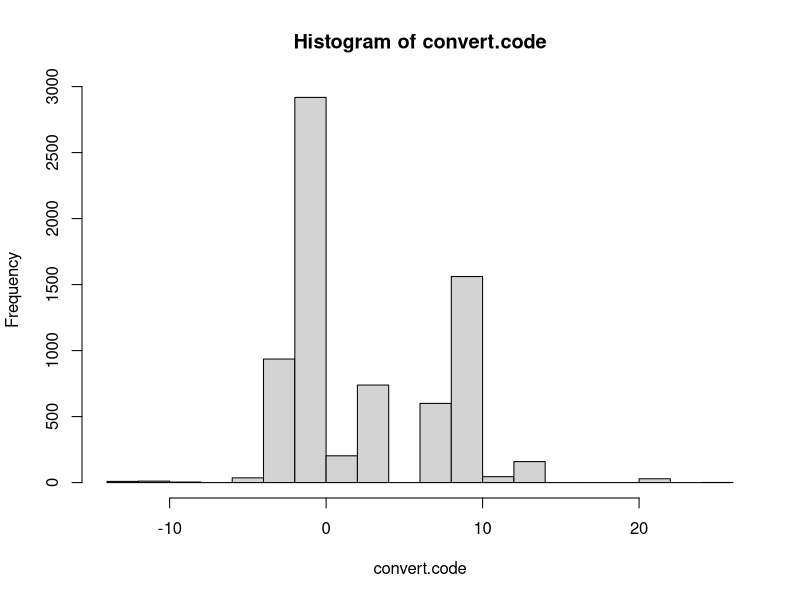

R code for this plot:
#Breaking down vegetation conversions

#####Preprocessing#####
modern.raw<-read.csv("Modern_vegetation_UTM.csv", skip=7)
paleo.raw<-read.csv("Paleo_vegetation_UTM_v2.csv", skip=7)

#clip off extra envi line
modern.dat<-modern.raw[2:nrow(modern.raw),] 
paleo.dat<-paleo.raw[2:nrow(paleo.raw),]

#Fill value places in paleo data where there is no modern vegetation; column 7 is the veg code
modern.veg<-modern.dat
modern.veg[paleo.dat[,7]==0,7]<-9999 

#Reassign 0s in paleo dat to fill
paleo.veg<-paleo.dat
paleo.veg[paleo.dat[,7]==0,7]<-9999

#Index of places where there is modern data (0) or modern veg does not fit 6 main categories 
# MODIS codes (EG[1],DC[4],MX[5],CR[12],MO[14], UR[13])
no.mod<-which(modern.veg[,7]==0 | modern.veg[,7]==15| modern.veg[,7]==3 | modern.veg[,7]==11
              |modern.veg[,7]==6 | modern.veg[,7]==8 | modern.veg[,7]==9 |modern.veg[,7]==10)

#Fill value places with no data/wrong categories
modern.veg[no.mod,7]<-9999
paleo.veg[no.mod,7]<-9999

#Change urban to 26 to prevent repeats 
#(i.e. decid (4) to urb (13) = 9, but mixed(5) to mosaic (14) =9 also)
modern.veg[modern.veg==13]<-26

#####Conversion code and list of indices

#Pull just veg codes (separate from georef)
modern.veg<-modern.veg[,7]
paleo.veg<-paleo.veg[,7]

#NAN fill values 
modern.veg[modern.veg==9999]<-NA
paleo.veg[paleo.veg==9999]<-NA

#The important bit. Subtract veg codes from each other
convert.code<-modern.veg-paleo.veg

#visual sanity check -  none should be > |20|
hist(convert.code,breaks=25)

#List of unique codes (i.e. unique pairwise conversions)
poss<-sort(unique(convert.code))

#make list of indices for each possible conversion
#Yields a 26-member list. Each member is one conversion
#e.g.  historic mosaic (14) to modern evergreen (1) = 1 - 14 = -13. On round i = 1, pulls indices of all palces where convert code is -13 (i.e. where mo -> eg occurred)
list.ind<-list()
for(i in 1:length(poss)){
  list.ind[[i]]<- which(convert.code==poss[i])
}

